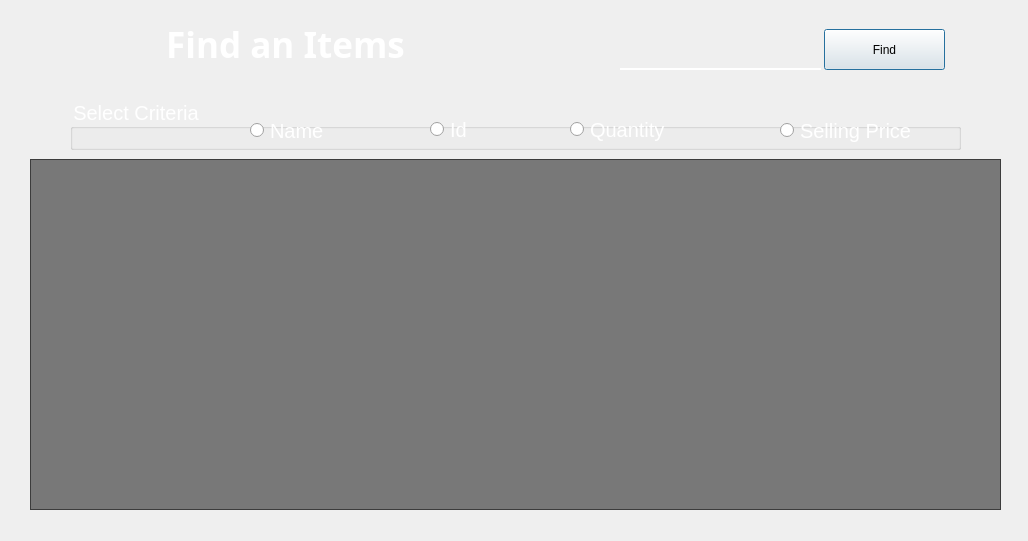
<?xml version="1.0" encoding="UTF-8"?>
<ui version="4.0">
 <class>FindItem</class>
 <widget class="QDialog" name="FindItem">
  <property name="geometry">
   <rect>
    <x>0</x>
    <y>0</y>
    <width>1028</width>
    <height>541</height>
   </rect>
  </property>
  <property name="windowTitle">
   <string>Find Items</string>
  </property>
  <widget class="QWidget" name="widget" native="true">
   <property name="geometry">
    <rect>
     <x>0</x>
     <y>-1</y>
     <width>1031</width>
     <height>541</height>
    </rect>
   </property>
   <property name="styleSheet">
    <string notr="true">#widget{
border-image: url(:/new/backgrounds/images/bck.png);}</string>
   </property>
   <widget class="QTableView" name="tableView">
    <property name="geometry">
     <rect>
      <x>30</x>
      <y>160</y>
      <width>971</width>
      <height>351</height>
     </rect>
    </property>
    <property name="styleSheet">
     <string notr="true">background-color:rgba(0,0,0,0.5);
color : white;
font-size:15px;
border-raduis:10px;</string>
    </property>
   </widget>
   <widget class="QGroupBox" name="groupBox">
    <property name="geometry">
     <rect>
      <x>70</x>
      <y>100</y>
      <width>891</width>
      <height>51</height>
     </rect>
    </property>
    <property name="styleSheet">
     <string notr="true">font-size:20px;
color:white</string>
    </property>
    <property name="title">
     <string>Select Criteria</string>
    </property>
    <widget class="QRadioButton" name="rdoName">
     <property name="geometry">
      <rect>
       <x>180</x>
       <y>16</y>
       <width>131</width>
       <height>31</height>
      </rect>
     </property>
     <property name="text">
      <string>Name</string>
     </property>
    </widget>
    <widget class="QRadioButton" name="rdoId">
     <property name="geometry">
      <rect>
       <x>360</x>
       <y>10</y>
       <width>61</width>
       <height>41</height>
      </rect>
     </property>
     <property name="text">
      <string>Id</string>
     </property>
    </widget>
    <widget class="QRadioButton" name="rdoQuantity">
     <property name="geometry">
      <rect>
       <x>500</x>
       <y>10</y>
       <width>131</width>
       <height>41</height>
      </rect>
     </property>
     <property name="text">
      <string>Quantity</string>
     </property>
    </widget>
    <widget class="QRadioButton" name="rdoSellingPrice">
     <property name="geometry">
      <rect>
       <x>710</x>
       <y>16</y>
       <width>161</width>
       <height>31</height>
      </rect>
     </property>
     <property name="text">
      <string>Selling Price</string>
     </property>
    </widget>
   </widget>
   <widget class="QPushButton" name="btnFind">
    <property name="geometry">
     <rect>
      <x>824</x>
      <y>30</y>
      <width>121</width>
      <height>41</height>
     </rect>
    </property>
    <property name="styleSheet">
     <string notr="true">/* Define the basic styles for the button */
#btnFind {
  padding: 8px 16px;
  font-size: 16px;
  font-weight: bold;
  color: #fff;
  background-color: #D92525;
  border: none;
  border-radius: 7px;
  cursor: pointer;
  transition: background-color 0.3s ease;
}

/* Add a hover effect to the button */
#btnFind:hover {
  background-color: #591C21;
}

/* Add an animation to the button */
#btnFind:focus {
  animation: pulse 1s infinite;
}

/* Define the animation */
@keyframes pulse {
  0% {
    transform: scale(1);
  }
  50% {
    transform: scale(1.05);
  }
  100% {
    transform: scale(1);
  }
}
</string>
    </property>
    <property name="text">
     <string>Find</string>
    </property>
    <property name="icon">
     <iconset resource="images.qrc">
      <normaloff>:/new/backgrounds/images/1678687-200.png</normaloff>:/new/backgrounds/images/1678687-200.png</iconset>
    </property>
    <property name="iconSize">
     <size>
      <width>40</width>
      <height>40</height>
     </size>
    </property>
   </widget>
   <widget class="QLineEdit" name="txtValue">
    <property name="geometry">
     <rect>
      <x>620</x>
      <y>30</y>
      <width>201</width>
      <height>41</height>
     </rect>
    </property>
    <property name="styleSheet">
     <string notr="true">height:30px;
font-size:20px;
color :white;

background-color:rgba(0,0,0,0);
border:0px solid white;
border-bottom:2px solid white; </string>
    </property>
    <property name="alignment">
     <set>Qt::AlignCenter</set>
    </property>
   </widget>
   <widget class="QLabel" name="label">
    <property name="geometry">
     <rect>
      <x>-130</x>
      <y>0</y>
      <width>831</width>
      <height>91</height>
     </rect>
    </property>
    <property name="font">
     <font>
      <family>Orbitron Black</family>
      <pointsize>26</pointsize>
      <weight>75</weight>
      <bold>true</bold>
     </font>
    </property>
    <property name="styleSheet">
     <string notr="true">color:white</string>
    </property>
    <property name="text">
     <string>Find an Items</string>
    </property>
    <property name="alignment">
     <set>Qt::AlignCenter</set>
    </property>
   </widget>
  </widget>
 </widget>
 <resources>
  <include location="images.qrc"/>
 </resources>
 <connections/>
</ui>
